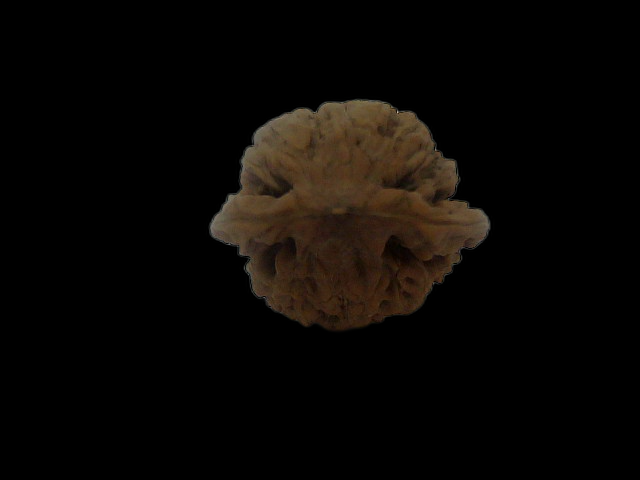
#> input picture Walnuts_Pairing/pythonProject/output1.png, 640 x 480 px
$ python deal_nut.py
#> lines starting #> are read from the running program, lines starting #| are printed output that depends on the picture; after the words box and inside, x2 and y2 are one past the last pixel; in counts of white or black regions, pixels touching at a corner belong together
#> further down, image is the input picture: shape (480, 640, 3); mean B, G, R 4.5, 7.1, 9.8
import cv2
import numpy as np

def crop_walnut(image):
    # 将图片转换为灰度图
    gray = cv2.cvtColor(image, cv2.COLOR_BGR2GRAY)
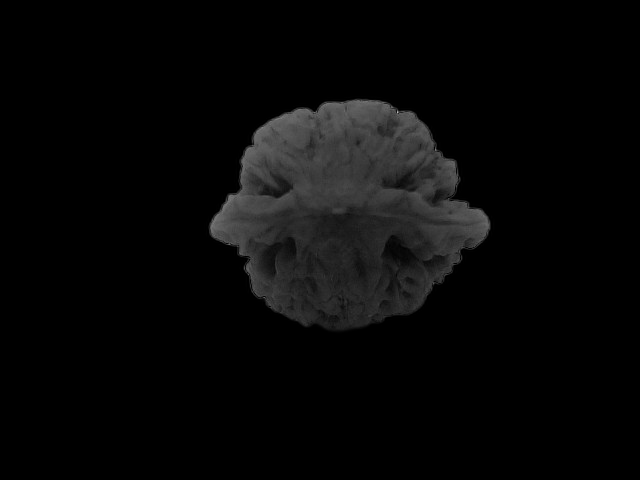
#> gray: shape (480, 640); min 0, max 190, mean 7.6

    # 使用Canny边缘检测
    edges = cv2.Canny(gray, 50, 150)
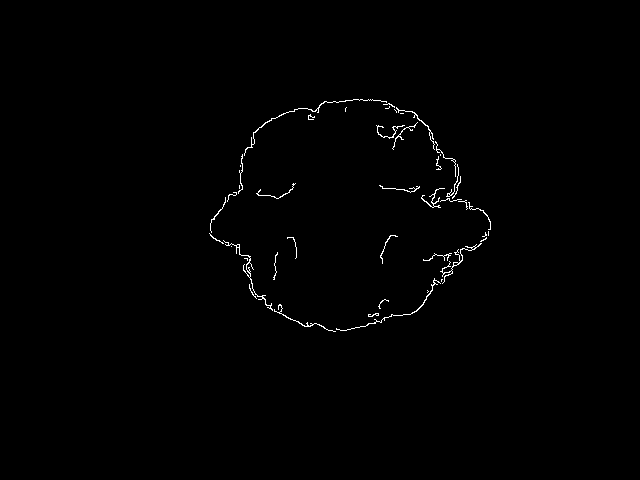
#> edges: shape (480, 640); 0.64% white in thin lines or dots, all inside (x1, y1, x2, y2) = (209, 99, 491, 332)

    # 膨胀操作以增强边缘
    area = cv2.dilate(edges, None, iterations=2)
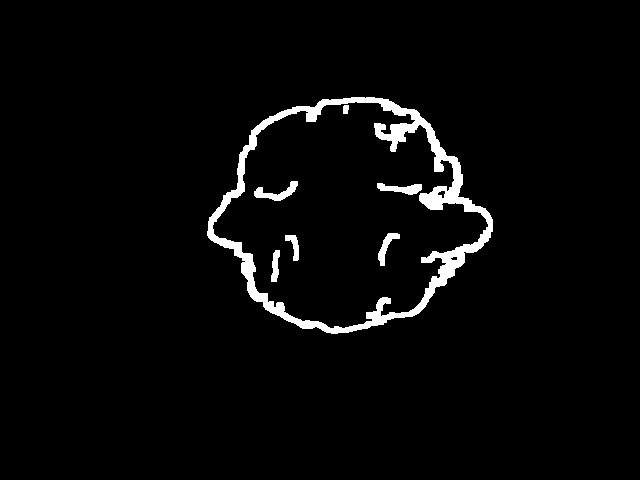
#> area: shape (480, 640); 3.1% white; 7 white regions

    # 寻找轮廓
    contours, _ = cv2.findContours(area, cv2.RETR_EXTERNAL, cv2.CHAIN_APPROX_SIMPLE)
#> contours = 1 contour; box (x1, y1, x2, y2) and area: (207, 97, 493, 334) 46756

    # 找到最大的轮廓（核桃）
    max_contour = max(contours, key=cv2.contourArea)
#> max_contour = contour of 369 points, box (x1, y1, x2, y2) (207, 97, 493, 334), area 46756

    # 计算边界矩形
    x, y, w, h = cv2.boundingRect(max_contour)
#> x = 207; y = 97; w = 286; h = 237

    # 裁剪核桃部分
    cropped_walnut = image[y:y+h, x:x+w]
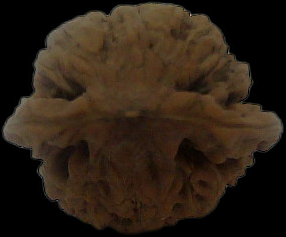
#> cropped_walnut: shape (237, 286, 3); mean B, G, R 20.4, 32.1, 44.6

    # 调整最大轮廓的坐标，使其与裁剪后的图像相对应
    max_contour = max_contour - [x, y]
#> max_contour = 369 rows, first 8: [144, 0], [143, 1], [136, 1], [135, 2], [124, 2], [123, 3], [122, 3], [121, 2]

    return cropped_walnut, max_contour

# 读取图像
image = cv2.imread('output1.png')
if image is None:
    raise FileNotFoundError("Image not found. Please check the file path.")

# 调用crop_walnut函数裁剪核桃部分
cropped_walnut, largest_contour = crop_walnut(image)
#> largest_contour has the same summary as max_contour in crop_walnut

# 绘制轮廓到裁剪后的图像上
cv2.drawContours(cropped_walnut, [largest_contour], -1, (0, 255, 0), 2)  # 绿色轮廓

# 初始化最大距离和对应的点对
max_distance = 0
farthest_points = (None, None)

# 遍历轮廓中的所有点对，找到距离最远的一对
for i, point1 in enumerate(largest_contour):
    for j, point2 in enumerate(largest_contour):
        if i != j:  # 确保不是同一个点
            distance = np.linalg.norm(point1[0] - point2[0])  # 注意这里应该是 point1[0] 和 point2[0]
            if distance > max_distance:
                max_distance = distance
                farthest_points = (tuple(point1[0]), tuple(point2[0]))
#> this loop made 369 passes
#> after the loop, farthest_points = ((0, 138), (285, 122)); max_distance = 285.4

# 检查是否找到了有效的点对
if all(farthest_points):
    # 画出最远的两点之间的线
    cv2.line(cropped_walnut, farthest_points[0], farthest_points[1], (0, 255, 0), 2)  # 红色线段

    # 计算整张图片的中点位置
    mid_y = cropped_walnut.shape[0] // 2
#> mid_y = 118
    cv2.line(cropped_walnut, (0, mid_y), (cropped_walnut.shape[1], mid_y), (0, 0, 255), 2)  # 水平红色线段

    # 检查两条线是否重合
    green_line_slope = (farthest_points[1][1] - farthest_points[0][1]) / (farthest_points[1][0] - farthest_points[0][0])
#> green_line_slope = -0.0561
    green_line_intercept = farthest_points[0][1] - green_line_slope * farthest_points[0][0]
#> green_line_intercept = 138

    # 检查绿线是否经过图像的中点
    if abs(mid_y - (green_line_slope * (cropped_walnut.shape[1] // 2) + green_line_intercept)) < 2:  # 允许一定的误差
        text = "OK"
        color = (0, 255, 0)
    else:
        text = "Error"
        color = (0, 0, 255)

    # 在图像上添加文本
    font = cv2.FONT_HERSHEY_SIMPLEX
    font_scale = 1
    thickness = 2
    text_size, _ = cv2.getTextSize(text, font, font_scale, thickness)
    text_x = (cropped_walnut.shape[1] - text_size[0]) // 2
#> text_x = 103
    text_y = (cropped_walnut.shape[0] + text_size[1]) // 2
#> text_y = 129
    cv2.putText(cropped_walnut, text, (text_x, text_y), font, font_scale, (255, 255, 255), thickness, cv2.LINE_AA)
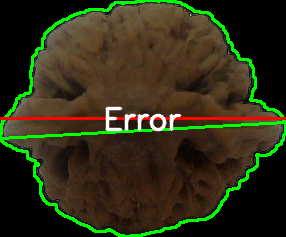
#> cropped_walnut: shape (237, 286, 3); mean B, G, R 21.7, 46.7, 47.6

# 显示结果图像
cv2.imshow('Result with Farthest Points and Horizontal Line', cropped_walnut)
cv2.waitKey(0)
cv2.destroyAllWindows()
